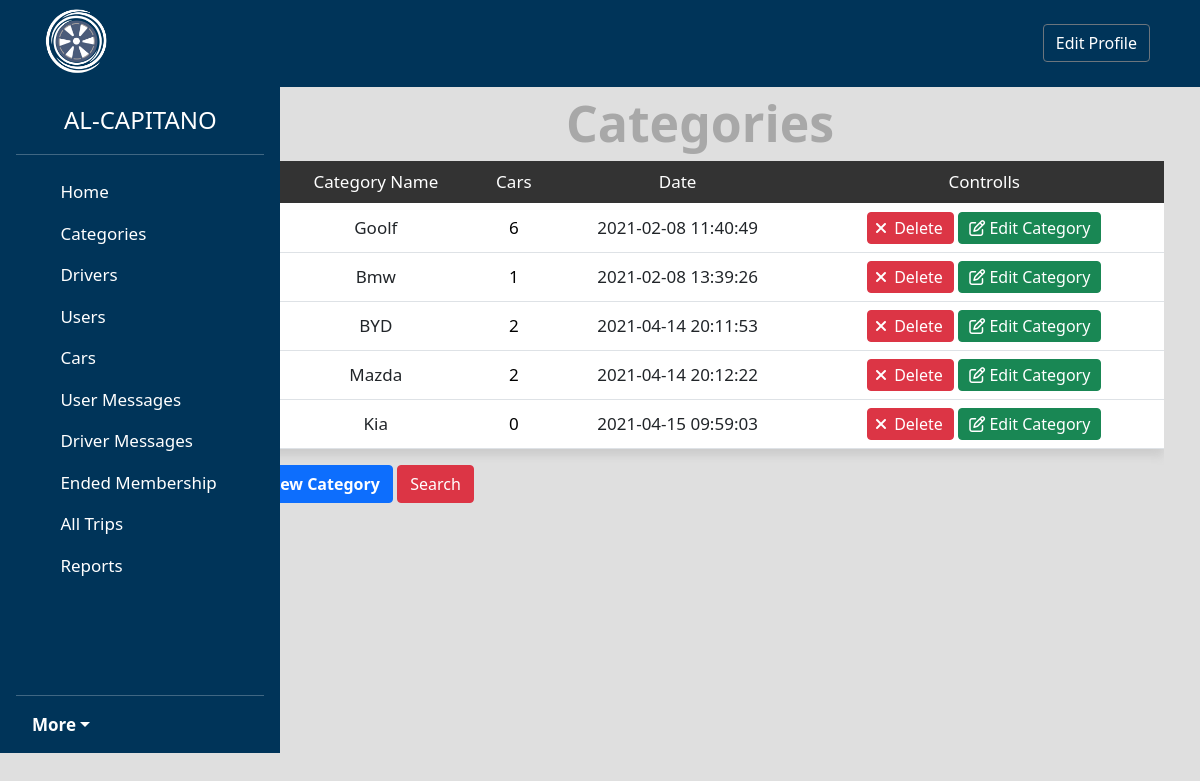
/admin/categories.php (signed in), run on the app's committed database.
### tables this page shows
CREATE TABLE `categories` (
  `Category_ID` int(11) NOT NULL,
  `Category_Name` varchar(255) NOT NULL,
  `Rag_Date_Cat` timestamp NOT NULL DEFAULT current_timestamp() COMMENT 'date and time when category added'
);

### admin/includes/functions/model.php (called while the page is built, shortened)
<?php
class model
{
    function all3()
    {
        global $conn;
        $table = get_class($this);
        $stmt = $conn->prepare("SELECT * FROM $table  ");
        $stmt->execute();
        $data = $stmt->fetchAll();
        return $data;
    }
    function unique($where)
    {
        global $conn;
        $table = get_class($this);
        $stmt = $conn->prepare("SELECT * FROM $table WHERE $where");
        $stmt->execute();
        $count = $stmt->rowCount();
        return $count;
    }
}

### admin/categories.php (the view, shortened to what this page needs)
<?php
if (isset($_SESSION['admin'])) {
    include('int.php');
    $categoryObject = new categories();
    $carObject = new cars();
    if (isset($_GET['do'])) {
        $do = $_GET['do'];
    } else {
        $do = 'manage';
    }
    if ($do == 'manage') {
        $categories = $categoryObject->all3();
        if (!empty($categories)) { ?>
            <h1 class="text-center edit">Categories</h1>
            <div class="container ">
                <div class="table-responsive">
                    <table class="table main-table text-center  ">
                        <thead>
                            <tr>
                                <td class=""> # </td>
                                <td class=""> Category Name </td>
                                <td class=""> cars </td>
                                <td class=""> Date </td>
                                <td class=""> controlls </td>
                            </tr>
                        </thead>
                        <tbody>
                            <?php foreach ($categories as $category) {  ?>
                                <tr class="tabl__tr">
                                    <td> <?php echo $category['Category_ID'] ?> </td>
                                    <td> <?php echo $category['Category_Name'] ?> </td>
                                    <td>
                                        <?php
                                        $cat = $category['Category_ID'];
                                        ?>
                                        <a href="cars.php?do=manage&page=carsInCategory&categoryid=<?php echo $category['Category_ID'] ?>">
                                            <?php
                                            echo  $carObject->unique("Car_ID AND CatID='$cat'") ?>
                                        </a>
                                    </td>
                                    <td> <?php echo $category['Rag_Date_Cat'] ?> </td>
                                    <td class="">
                                        <a href="categories.php?do=delete&categoryid=<?php echo $category['Category_ID'] ?>" class="btn btn-danger confirm">
                                            <i class="fa fa-close"></i>
                                            Delete
                                        </a>
                                        <a href="categories.php?do=edit&categoryid=<?php echo $category['Category_ID'] ?>" class="btn btn-success">
                                            <i class="fa fa-edit"></i>
                                            edit category
                                        </a>
                                    </td>
                                </tr>
                            <?php } ?>
                        </tbody>
                    </table>
                </div>
                <a class="btn btn-primary" href="categories.php?do=add"><i class="fa fa-plus"></i>
                    <strong>New Category</strong>
                </a>
                <a class="btn btn-danger" href="categories.php?do=search">search</a>
            </div>
        <?php
        }
    }
    include $tpl . ('footer.php');
} else {
    header('location: ../prehome.php');
    exit();
}

### admin/layout/css/back.css (style rules this page uses)
* { text-transform: capitalize !important; }
body { background-color: rgb(223, 223, 223) !important; font-size: 17px; }
a { text-decoration: none; color: black; }
.tabl__tr { background-color: black !important; }
.btn { color: white; }
.edit { color: rgb(168, 168, 168); margin-top: 30px; font-size: 50px; font-weight: 700; }
.main-table { box-shadow: 0 7px 9px #ccc; }
.main-table tbody td { background-color: #fff; vertical-align: middle !important; }
.main-table thead { background-color: #333; color: #fff; }
.main-table .btn { padding: 3px 10px !important; }
.main-table .btn .fa-close { position: relative; right: 3px; }

### data on the page
categories: Category_Name "Goolf", unique "6", Rag_Date_Cat "2021-02-08 11:40:49"
categories: Category_Name "Bmw", unique "1", Rag_Date_Cat "2021-02-08 13:39:26"
categories: Category_Name "BYD", unique "2", Rag_Date_Cat "2021-04-14 20:11:53"
categories: Category_Name "Mazda", unique "2", Rag_Date_Cat "2021-04-14 20:12:22"
categories: Category_Name "Kia", unique "0", Rag_Date_Cat "2021-04-15 09:59:03"
